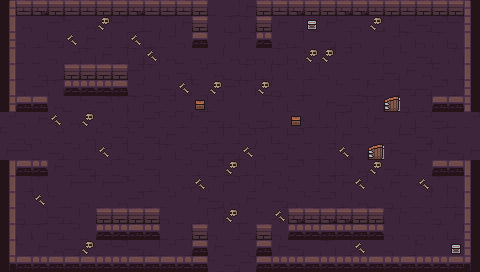

This game map was drawn from its Tiled (.tmx) file and the tilesets committed beside it. A one-line description and the trimmed map source follow:
An orthogonal 30x17 tile map with 16x16 px tiles, 6 tile layers (ground, dressing, decor, walls, ...) and 12 objects (5x ENTRY, 5x ENEMY, 2x PROP).

<map version="1.10" tiledversion="1.10.2" orientation="orthogonal" renderorder="right-down" width="30" height="17" tilewidth="16" tileheight="16" infinite="0" nextlayerid="8" nextobjectid="13">
 <tileset firstgid="1" name="dungeon" tilewidth="16" tileheight="16" tilecount="100" columns="10">
  <image source="../../../gfx/tiles/depths/dungeon_tileset.png" width="160" height="160" />
 </tileset>
 <layer id="1" name="ground" width="30" height="17">
  <data>[510 cells, 510 non-empty, 12 distinct tile ids]</data>
 </layer>
 <layer id="2" name="dressing" width="30" height="17">
  <data>[510 cells, 25 non-empty, 2 distinct tile ids]</data>
 </layer>
 <layer id="3" name="decor" width="30" height="17">
  <data>[510 cells, 0 non-empty, 0 distinct tile ids]</data>
 </layer>
 <layer id="4" name="walls" width="30" height="17">
  <data>[510 cells, 78 non-empty, 18 distinct tile ids]</data>
 </layer>
 <layer id="5" name="props" width="30" height="17">
  <data>[510 cells, 50 non-empty, 11 distinct tile ids]</data>
 </layer>
 <layer id="6" name="overhead" width="30" height="17">
  <data>[510 cells, 0 non-empty, 0 distinct tile ids]</data>
 </layer>
 <objectgroup id="7" name="spawns">
  <object id="1" name="UP" type="ENTRY" x="232" y="24" />
  <object id="2" name="DOWN" type="ENTRY" x="232" y="248" />
  <object id="3" name="LEFT" type="ENTRY" x="24" y="136" />
  <object id="4" name="RIGHT" type="ENTRY" x="456" y="136" />
  <object id="5" name="" type="ENTRY" x="248" y="136" />
  <object id="6" name="" type="ENEMY" x="232" y="184" />
  <object id="7" name="" type="ENEMY" x="360" y="88" />
  <object id="8" name="" type="ENEMY" x="104" y="184" />
  <object id="9" name="" type="ENEMY" x="104" y="104" />
  <object id="10" name="" type="ENEMY" x="360" y="184" />
  <object id="11" name="torch" type="PROP" x="56" y="264" />
  <object id="12" name="torch" type="PROP" x="424" y="264" />
 </objectgroup>
</map>
